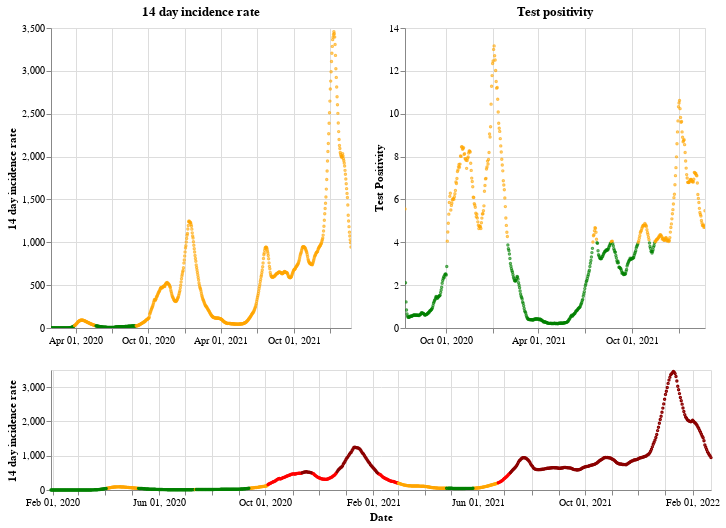

The notebook cell saved with this chart:
### Markdown cell above
## England

### Code cell
plot_traffic_light('England')

### Figure 1 — Vega-Lite specification as saved in the notebook (floating-point values rounded to 4 significant figures; data arrays with more than 128 entries replaced by an {"elided": "..."} marker saying what was removed)
{"config": {"view": {"continuousWidth": 400, "continuousHeight": 300}}, "vconcat": [{"hconcat": [{"mark": {"type": "point", "size": 2}, "encoding": {"color": {"condition": {"value": "green", "test": "(datum.twoWeeklyCasesRate <= 25)"}, "value": "orange"}, "tooltip": [{"type": "nominal", "field": "areaName"}, {"type": "temporal", "field": "date"}, {"type": "quantitative", "field": "twoWeeklyCasesRate"}, {"type": "quantitative", "field": "testPositivity"}], "x": {"type": "temporal", "axis": {"title": ""}, "field": "date", "scale": {"domain": {"selection": "DateBrush"}}, "timeUnit": "yearmonthdate"}, "y": {"type": "quantitative", "axis": {"title": "14 day incidence rate"}, "field": "twoWeeklyCasesRate"}}, "title": "14 day incidence rate", "width": 300}, {"mark": {"type": "point", "size": 2}, "encoding": {"color": {"condition": {"value": "green", "test": "(datum.testPositivity <= 4)"}, "value": "orange"}, "tooltip": [{"type": "nominal", "field": "areaName"}, {"type": "temporal", "field": "date"}, {"type": "quantitative", "field": "twoWeeklyCasesRate"}, {"type": "quantitative", "field": "testPositivity"}], "x": {"type": "temporal", "axis": {"title": ""}, "field": "date", "scale": {"domain": {"selection": "DateBrush"}}, "timeUnit": "yearmonthdate"}, "y": {"type": "quantitative", "axis": {"title": "Test Positivity"}, "field": "testPositivity"}}, "title": "Test positivity", "width": 300}]}, {"layer": [{"mark": {"type": "point", "size": 2}, "encoding": {"color": {"condition": {"value": "orange", "test": "(((datum.testPositivity < 4) && (datum.twoWeeklyCasesRate >= 50)) && (datum.twoWeeklyCasesRate < 200))"}, "value": "red"}, "opacity": {"condition": {"value": 1, "test": "((datum.twoWeeklyCasesRate >= 50) && (datum.twoWeeklyCasesRate < 500))"}, "value": 0}, "tooltip": [{"type": "nominal", "field": "areaName"}, {"type": "temporal", "field": "date"}, {"type": "quantitative", "field": "twoWeeklyCasesRate"}, {"type": "quantitative", "field": "testPositivity"}], "x": {"type": "temporal", "axis": {"title": "Date"}, "field": "date", "timeUnit": "yearmonthdate"}, "y": {"type": "quantitative", "axis": {"title": "14 day incidence rate"}, "field": "twoWeeklyCasesRate"}}, "selection": {"DateBrush": {"type": "interval", "encodings": ["x"], "fields": ["Time"]}}}, {"mark": {"type": "point", "size": 2}, "encoding": {"color": {"value": "darkred"}, "opacity": {"condition": {"value": 1, "test": "(datum.twoWeeklyCasesRate >= 500)"}, "value": 0}, "tooltip": [{"type": "nominal", "field": "areaName"}, {"type": "temporal", "field": "date"}, {"type": "quantitative", "field": "twoWeeklyCasesRate"}, {"type": "quantitative", "field": "testPositivity"}], "x": {"type": "temporal", "axis": {"title": "Date"}, "field": "date", "timeUnit": "yearmonthdate"}, "y": {"type": "quantitative", "axis": {"title": "14 day incidence rate"}, "field": "twoWeeklyCasesRate"}}}, {"mark": {"type": "point", "size": 2}, "encoding": {"color": {"condition": {"value": "green", "test": "((datum.testPositivity < 4) && (datum.twoWeeklyCasesRate < 50))"}, "value": "orange"}, "opacity": {"condition": {"value": 1, "test": "(datum.twoWeeklyCasesRate < 50)"}, "value": 0}, "tooltip": [{"type": "nominal", "field": "areaName"}, {"type": "temporal", "field": "date"}, {"type": "quantitative", "field": "twoWeeklyCasesRate"}, {"type": "quantitative", "field": "testPositivity"}], "x": {"type": "temporal", "axis": {"title": "Date"}, "field": "date", "timeUnit": "yearmonthdate"}, "y": {"type": "quantitative", "axis": {"title": "14 day incidence rate"}, "field": "twoWeeklyCasesRate"}}}], "height": 120, "width": 660}], "data": {"name": "data-c3e790845cdb467c3026f8b2ee340989"}, "$schema": "https://vega.github.io/schema/vega-lite/v4.8.1.json", "datasets": {"data-c3e790845cdb467c3026f8b2ee340989": {"elided": "755 records"}}}
